Frame 1 (no input): blank canvas, image omitted
Frame 60 (the mouse pressed at the canvas centre just before this capture): blank canvas, image omitted
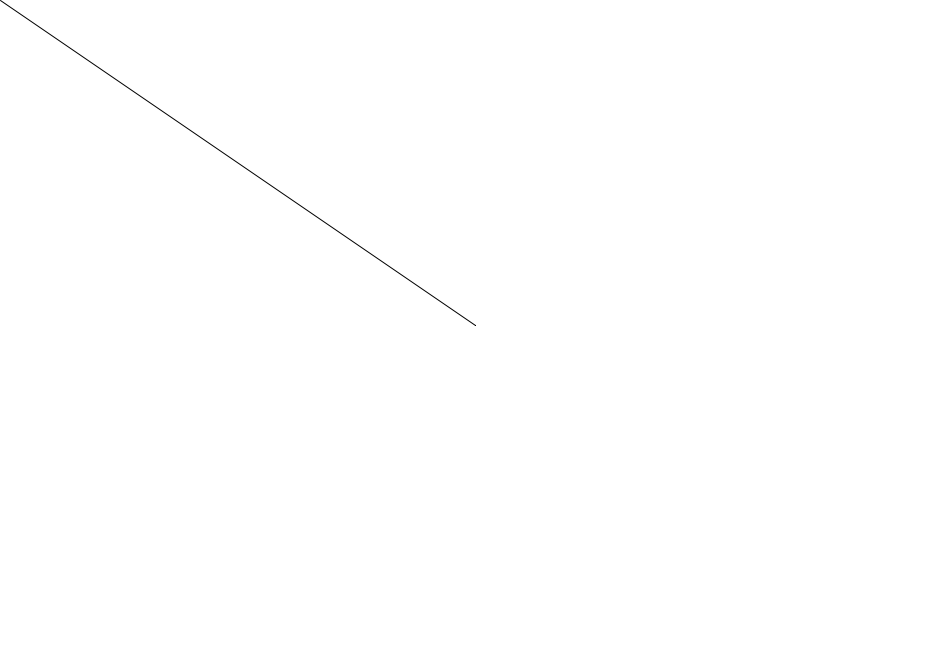
Frame 120 (the mouse held since frame 60 and released just before this capture)

The Processing sketch whose frames 1 and 60 were blank and that drew this single picture after the mouse press (run headless with seeded random() and noise(); from frame 60 on, the mouse is pressed at the canvas centre):

// Processing sketch: processing_171206
// ── processing_171206.pde

boolean clicked = false;
boolean rainbow = false;
int value = 1;
int red = 0;
int green = 0;
int blue = 0;

void setup(){
size (950,650);
background(255);
}

void draw () {

  // dibujamos la linea de color negro
  if(clicked == true){
        strokeWeight(value);
        stroke(red,green,blue);
        line(mouseX,mouseY,pmouseX,pmouseY);
   
  }
  //pintamos el rainbow segun donde este situado el raton
  if(rainbow == true){
   noStroke();
   fill(mouseX,mouseY,128);
   ellipse(mouseX, mouseY,40,40);
  
  }
}

void mousePressed(){
  clicked = true;
  
}

void mouseReleased(){
  clicked = false;
}

void keyPressed(){
  //Pulsar para la gama de colores rainbow
  if (key == '9'){
   rainbow = true;
  }
  if (key == '0'){
   rainbow = false;
  }
  // pulsar para limpiar la pantalla
  if (key == '1'){
    background (255);
  }
  if(key == '+'){
    value = value + 1;
  }
  else if (key == '-'){
    value = value - 1;
  }
  if (key == '2'){
   red = 255;
   green=0;
   blue=0;
  }
  if (key == '3'){
   red=0;
   green = 255;
   blue=0;
  }
  if (key == '4'){
    red=0;
    green=0;
    blue = 255;
  }
  if (key == '5'){
   red = 0;
   green =0;
   blue = 0;
  }
}

  
